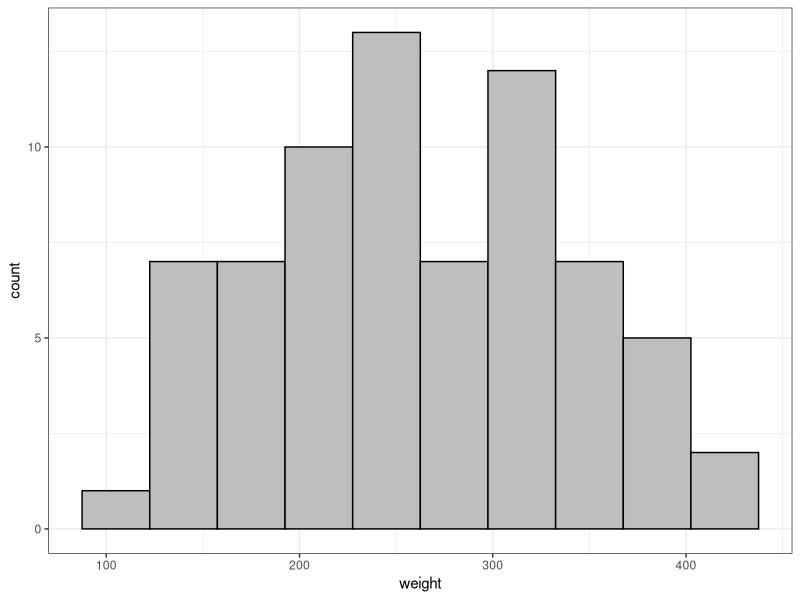
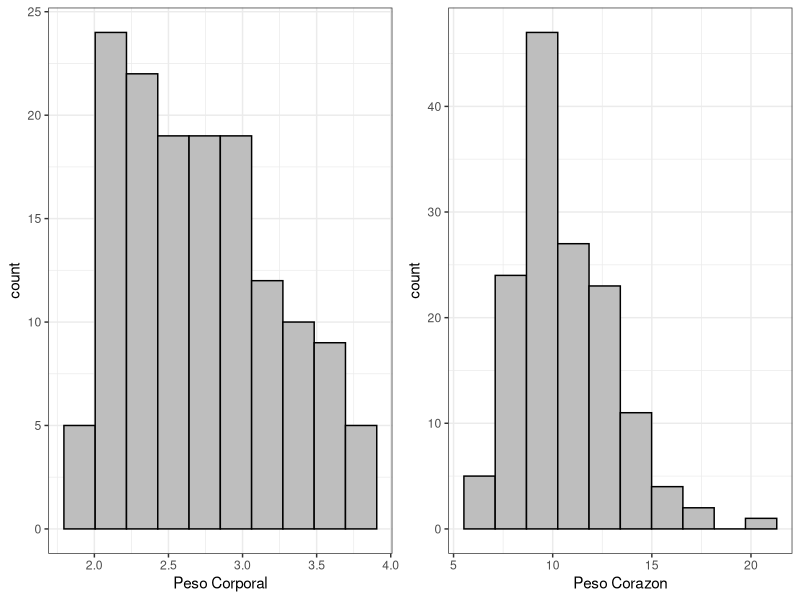
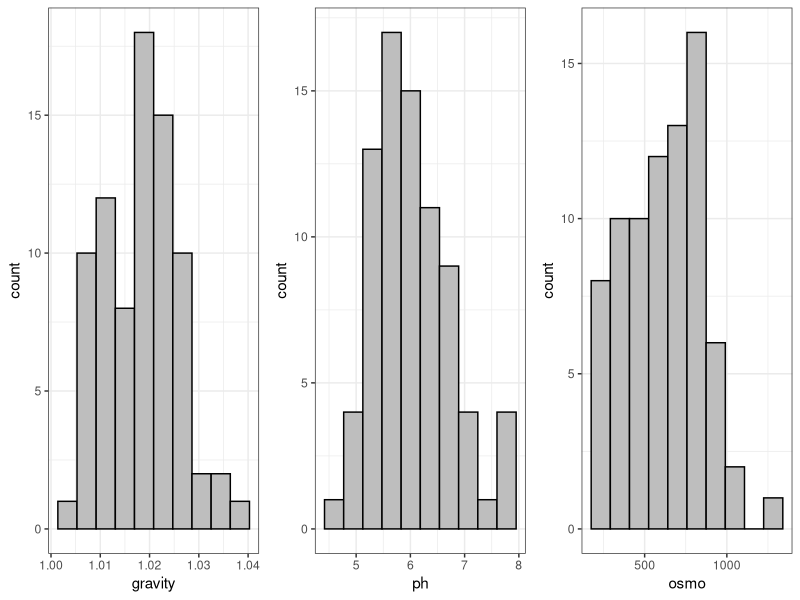
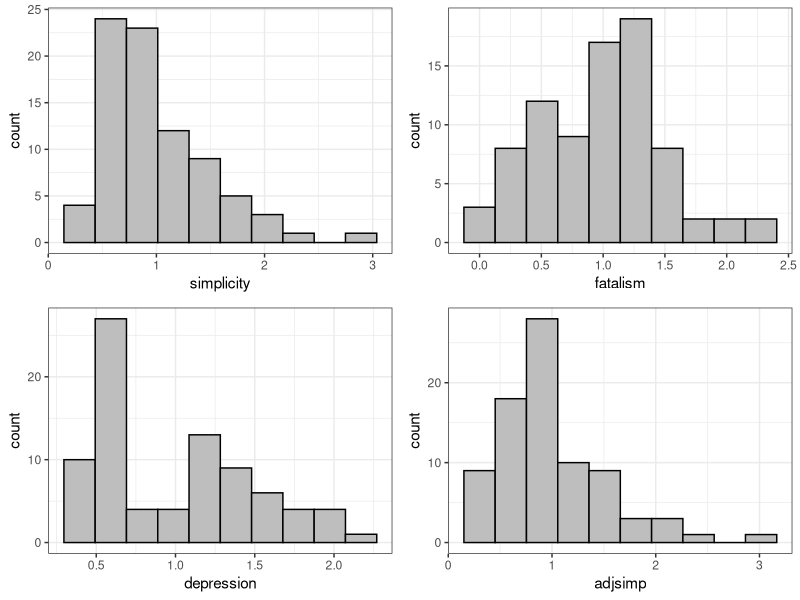

Generate these figures, in order, with R:
## ---- chunk 1
library(datasets)
library(tidyverse)
library(kableExtra)
library(knitr)
library(MASS)
library(boot)
library(carData)   
## ---- chunk 2
t1<-kable(data.frame(GL=c(70,35,10,5),t_0.05=qt(.05,c(70,35,10,5))))
kable_styling(t1,"striped", position = "center")

## ---- chunk 3
t1<-kable(data.frame(GL=c(70,35,15,10),Chi_0.05=qchisq(.05,c(70,35,15,10))))
kable_styling(t1,"striped", position = "center")

## ---- chunk 4
ggplot(chickwts, aes(x=weight)) + geom_histogram(bins=10,color="black",fill="grey")+ theme_bw()
## ---- chunk 5
chickwts$weight%>%summary
## ---- chunk 6
my_df<-c(5,10,35,70,100)  
t2<-data.frame(GL=my_df,q0.025=qt(0.025,my_df),q0.05=qt(0.05,my_df),q0.1=qt(0.1,my_df),q0.9=qt(0.9,my_df),q0.95=qt(0.95,my_df),q0.975=qt(0.975,my_df))

t2<-kable(t2)
kable_styling(t2,"striped", position = "center")

## ---- chunk 7
my_df<-c(15,20,35,70,100)  
t2<-data.frame(GL=my_df,q0.025=qchisq(0.025,my_df),q0.05=qchisq(0.05,my_df),q0.1=qchisq(0.1,my_df),q0.9=qchisq(0.9,my_df),q0.95=qchisq(0.95,my_df),q0.975=qchisq(0.975,my_df))

t2<-kable(t2)
kable_styling(t2,"striped", position = "center")

## ---- chunk 8
kable_styling(kable(head(cats[,2:3],10)),"striped", position = "center")
## ---- chunk 9
p1<-ggplot(cats, aes(x=Bwt)) + geom_histogram(bins=10,color="black",fill="grey")+ theme_bw()+xlab("Peso Corporal")
p2<-ggplot(cats, aes(x=Hwt)) + geom_histogram(bins=10,color="black",fill="grey")+ theme_bw()+xlab("Peso Corazon")
gridExtra::grid.arrange(grobs =list(p1,p2),nrow=1,ncol=2)
## ---- chunk 10
cats[,2:3]%>%summary
## ---- chunk 11
t2<-data.frame(promedio=apply(cats[,2:3],2,mean),varianza=apply(cats[,2:3],2,var),n=apply(cats[,2:3],2,function(x){sum(!is.na(x))}))
t2<-kable(t2)
kable_styling(t2,"striped", position = "center")

## ---- chunk 12
alpha<-c(0.005,0.025,0.05,0.1)
GL<-c(35,50,75,90,120,143,144,150)
res<-outer(GL,c(alpha,rev(1-alpha)),function(x,y){qt(y,x)})
colnames(res)<-paste0("qT_",c(alpha,rev(1-alpha)))
res<-cbind(GL,res)

res<-kable(res)
kable_styling(res,"striped", position = "center")

## ---- chunk 13
alpha<-c(0.005,0.025,0.05,0.1)
GL<-c(35,50,75,90,120,143,144,150)
res<-outer(GL,c(alpha,rev(1-alpha)),function(x,y){qchisq(y,x)})
colnames(res)<-paste0("qChi_",c(alpha,rev(1-alpha)))
res<-cbind(GL,res)

res<-kable(res)
kable_styling(res,"striped", position = "center")

## ---- chunk 14
kable_styling(kable(head(urine[,2:4],10)),"striped", position = "center")
## ---- chunk 15
p1<-ggplot(urine, aes(x=gravity)) + geom_histogram(bins=10,color="black",fill="grey")+ theme_bw()
p2<-ggplot(urine, aes(x=ph )) + geom_histogram(bins=10,color="black",fill="grey")+ theme_bw()
p3<-ggplot(urine, aes(x=osmo)) + geom_histogram(bins=10,color="black",fill="grey")+ theme_bw()
gridExtra::grid.arrange(grobs =list(p1,p2,p3),nrow=1,ncol=3)
## ---- chunk 16
urine[,2:4]%>%summary
## ---- chunk 17
t2<-data.frame(promedio=round(apply(urine[,2:4],2,mean,na.rm =T),4),varianza=round(apply(urine[,2:4],2,var,na.rm =T),4),n=apply(urine[,2:4],2,function(x){sum(!is.na(x))}))
t2<-kable(t2)
kable_styling(t2,"striped", position = "center")

## ---- chunk 18
alpha<-c(0.005,0.025,0.05,0.1)
GL<-c(35,50,77,78,79,90,120,143)
res<-outer(GL,c(alpha,rev(1-alpha)),function(x,y){qt(y,x)})
colnames(res)<-paste0("qT_",c(alpha,rev(1-alpha)))
res<-cbind(GL,res)

res<-kable(res)
kable_styling(res,"striped", position = "center")

## ---- chunk 19
alpha<-c(0.005,0.025,0.05,0.1)
GL<-c(35,50,77,78,79,90,120,143)
res<-outer(GL,c(alpha,rev(1-alpha)),function(x,y){qchisq(y,x)})
colnames(res)<-paste0("qChi_",c(alpha,rev(1-alpha)))
res<-cbind(GL,res)

res<-kable(res)
kable_styling(res,"striped", position = "center")

## ---- chunk 20
kable_styling(kable(head(Ginzberg[,1:4],10)),"striped", position = "center")
## ---- chunk 21
p1<-ggplot(Ginzberg, aes(x=simplicity)) + geom_histogram(bins=10,color="black",fill="grey")+ theme_bw()
p2<-ggplot(Ginzberg, aes(x=fatalism )) + geom_histogram(bins=10,color="black",fill="grey")+ theme_bw()
p3<-ggplot(Ginzberg, aes(x=depression)) + geom_histogram(bins=10,color="black",fill="grey")+ theme_bw()
p4<-ggplot(Ginzberg, aes(x=adjsimp)) + geom_histogram(bins=10,color="black",fill="grey")+ theme_bw()
gridExtra::grid.arrange(grobs =list(p1,p2,p3,p4),nrow=2,ncol=2)
## ---- chunk 22
Ginzberg[,1:4]%>%summary
## ---- chunk 23
t2<-data.frame(promedio=apply(Ginzberg[,1:4],2,mean),varianza=apply(Ginzberg[,1:4],2,var),n=apply(Ginzberg[,1:4],2,function(x){sum(!is.na(x))}))
t2<-kable(t2)
kable_styling(t2,"striped", position = "center")

## ---- chunk 24
alpha<-c(0.005,0.025,0.05,0.1)
GL<-c(35,50,77,80,81,82,120,143)
res<-outer(GL,c(alpha,rev(1-alpha)),function(x,y){qt(y,x)})
colnames(res)<-paste0("qT_",c(alpha,rev(1-alpha)))
res<-cbind(GL,res)

res<-kable(res)
kable_styling(res,"striped", position = "center")

## ---- chunk 25
alpha<-c(0.005,0.025,0.05,0.1)
GL<-c(35,50,77,80,81,82,120,143)
res<-outer(GL,c(alpha,rev(1-alpha)),function(x,y){qchisq(y,x)})
colnames(res)<-paste0("qChi_",c(alpha,rev(1-alpha)))
res<-cbind(GL,res)

res<-kable(res)
kable_styling(res,"striped", position = "center")
